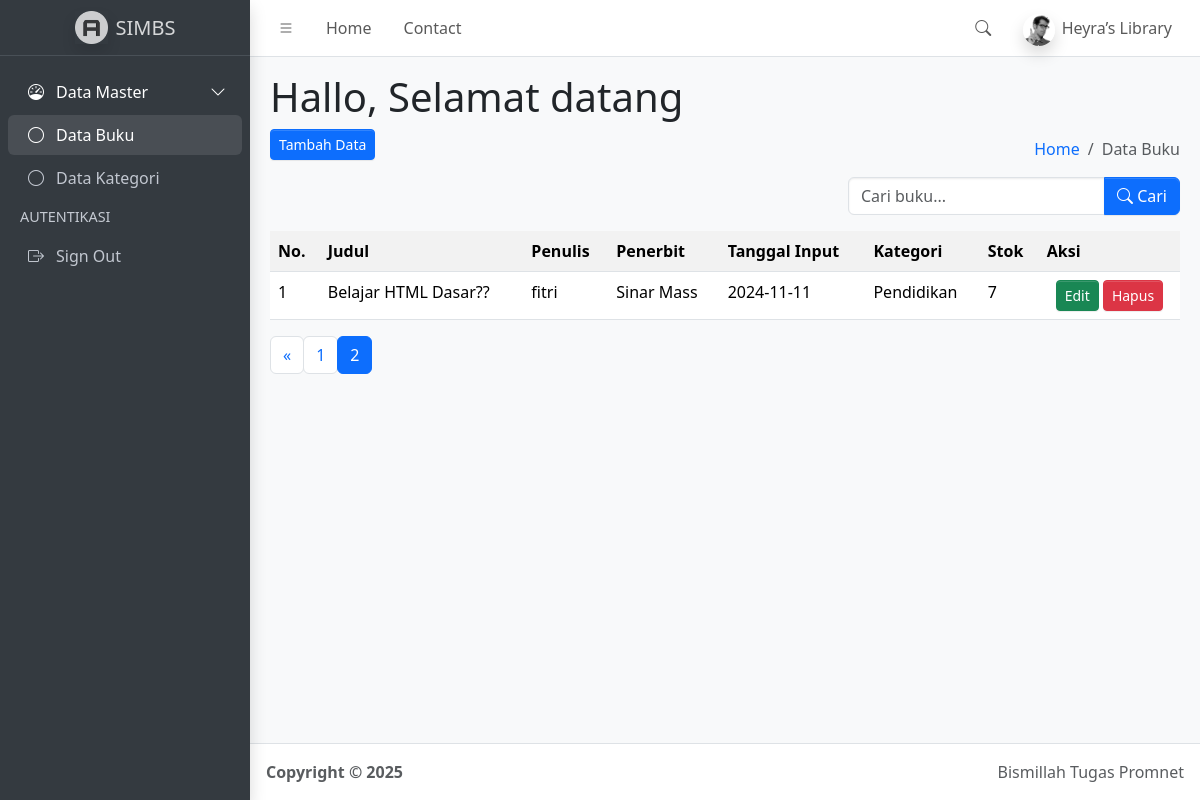
The page /?halaman=2 on the database its author committed.
### tables this page shows
CREATE TABLE `buku` (
  `id_buku` int(11) NOT NULL,
  `judul` varchar(100) NOT NULL,
  `penulis` varchar(100) NOT NULL,
  `penerbit` varchar(100) NOT NULL,
  `tanggal_input` date NOT NULL,
  `id_kategori` int(11) DEFAULT NULL,
  `stok` int(11) NOT NULL DEFAULT 0
);

CREATE TABLE `kategori` (
  `id_kategori` int(11) NOT NULL,
  `kategori` varchar(100) NOT NULL,
  `tanggal_input` date DEFAULT curdate()
);

### function.php (called while the page is built, shortened)
<?php
$conn = mysqli_connect("localhost", "root", "", "simbs");
function query($query)
{
    global $conn;
    $result = mysqli_query($conn, $query);
    $rows = [];
    while ($row = mysqli_fetch_assoc($result)) {
        $rows[] = $row;
    }
    return $rows;
}
?>

### index.php (the view, shortened to what this page needs)
<?php
require("function.php");
$jumlahDataPerHalaman = 3;
$jumlahData = count(query("
    SELECT buku.*, kategori.kategori
    FROM buku
    JOIN kategori ON buku.id_kategori = kategori.id_kategori
"));
$jumlahHalaman = ceil($jumlahData / $jumlahDataPerHalaman);
$halamanAktif = (isset($_GET["halaman"])) ? $_GET["halaman"] : 1;
$awalData = ($jumlahDataPerHalaman * $halamanAktif) - $jumlahDataPerHalaman;
$buku = query("
    SELECT buku.*, kategori.kategori
    FROM buku
    JOIN kategori ON buku.id_kategori = kategori.id_kategori
    ORDER BY buku.tanggal_input DESC
    LIMIT $awalData, $jumlahDataPerHalaman
");
?>
<!doctype html>
<html lang="en">
<head>
  <link rel="stylesheet" href="https://cdn.jsdelivr.net/npm/@fontsource/source-sans-3@5.0.12/index.css"
 media="print"
    onload="this.media='all'" />
  <link rel="stylesheet" href="https://cdn.jsdelivr.net/npm/overlayscrollbars@2.11.0/styles/overlayscrollbars.min.css"
 />
  <link rel="stylesheet" href="https://cdn.jsdelivr.net/npm/bootstrap-icons@1.13.1/font/bootstrap-icons.min.css"
 />
  <link rel="stylesheet" href="dist/css/adminlte.min.css" />
  <link rel="stylesheet" href="https://cdn.jsdelivr.net/npm/apexcharts@3.37.1/dist/apexcharts.css"
 />
  <link rel="stylesheet" href="https://cdn.jsdelivr.net/npm/jsvectormap@1.5.3/dist/css/jsvectormap.min.css"
 />
</head>
<body class="layout-fixed sidebar-expand-lg bg-body-tertiary">
  <div class="app-wrapper">
    <nav class="app-header navbar navbar-expand bg-body">
      <div class="container-fluid">
        <ul class="navbar-nav">
          <li class="nav-item">
            <a class="nav-link" data-lte-toggle="sidebar" href="#" role="button">
              <i class="bi bi-list"></i>
            </a>
          </li>
          <li class="nav-item d-none d-md-block">
            <a href="#" class="nav-link">Home</a>
          </li>
          <li class="nav-item d-none d-md-block">
            <a href="#" class="nav-link">Contact</a>
          </li>
        </ul>
        <ul class="navbar-nav ms-auto">
          <li class="nav-item">
            <a class="nav-link" data-widget="navbar-search" href="#" role="button">
              <i class="bi bi-search"></i>
            </a>
          </li>
          <li class="nav-item dropdown user-menu">
            <a href="#" class="nav-link dropdown-toggle" data-bs-toggle="dropdown">
              <img src="dist/assets/img/user2-160x160.jpg" class="user-image rounded-circle shadow" alt="User Image" />
              <span class="d-none d-md-inline">Heyra’s Library</span>
            </a>
          </li>
        </ul>
      </div>
    </nav>
    <aside class="app-sidebar bg-body-secondary shadow" data-bs-theme="dark">
      <div class="sidebar-brand">
        <a href="index.php" class="brand-link">
          <img src="dist/assets/img/AdminLTELogo.png" alt="AdminLTE Logo" class="brand-image opacity-75 shadow" />
          <span class="brand-text fw-light">SIMBS</span>
        </a>
      </div>
      <div class="sidebar-wrapper">
        <nav class="mt-2">
          <ul class="nav sidebar-menu flex-column" data-lte-toggle="treeview" role="navigation"
            aria-label="Main navigation" data-accordion="false" id="navigation">
            <li class="nav-item menu-open">
              <a href="#" class="nav-link active">
                <i class="nav-icon bi bi-speedometer"></i>
                <p>
                  Data Master
                </p>
              </a>
              <ul class="nav nav-treeview">
                <li class="nav-item">
                  <a href="./index.html" class="nav-link active">
                    <i class="nav-icon bi bi-circle"></i>
                    <p>Data Buku</p>
                  </a>
                </li>
                <li class="nav-item">
                  <a href="index2.php" class="nav-link">
                    <i class="nav-icon bi bi-circle"></i>
                    <p>Data Kategori</p>
                  </a>
                </li>
              </ul>
            </li>
            <li class="nav-header">AUTENTIKASI</li>
            <li class="nav-item">
              <a href="logout.php" class="nav-link">
                <i class="nav-icon bi bi-box-arrow-right"></i>
                <p>Sign Out</p>
              </a>
            </li>
          </ul>
        </nav>
      </div>
    </aside>
    <main class="app-main">
      <div class="app-content-header">
        <div class="container-fluid">
          <div class="row">
              <h1>Hallo, Selamat datang <?php echo $_SESSION ["username"] ?></h1>
              <div class="col-sm-6">
                <a href="tambah_data.php">
                  <button class="btn-sm btn btn-primary">Tambah Data</button>
                </a>
              </div>
              <div class="col-sm-6 d-flex flex-column align-items-end">
                <ol class="breadcrumb">
                  <li class="breadcrumb-item"><a href="#">Home</a></li>
                  <li class="breadcrumb-item active" aria-current="page">Data Buku</li>
                </ol>
                <form class="mt-2" method="POST" action="">
                  <div class="input-group">
                    <input type="text" class="form-control" name="keyword" placeholder="Cari buku..." autocomplete="off">
                    <button class="btn btn-primary" type="submit" name="tombol_search">
                      <i class="bi bi-search"></i> Cari
                    </button>
                  </div>
              </form>
            </div>
          </div>
        </div>
      </div>
      <div class="app-content">
        <div class="container-fluid">
          <div class="row">
            <div class="col">
              <table class="table table-striped table-hover">
                <tr>
                  <th>No.</th>
                  <th>Judul</th>
                  <th>Penulis</th>
                  <th>Penerbit</th>
                  <th>Tanggal Input</th>
                  <th>Kategori</th>
                  <th>Stok</th>
                  <th>Aksi</th>
                </tr>
                <?php $no = 1; ?>
                <?php foreach ($buku as $data): ?>
                  <tr>
                    <td><?php echo $no; ?></td>
                    <td><?php echo $data['judul']; ?></td>
                    <td><?php echo $data['penulis']; ?></td>
                    <td><?php echo $data['penerbit']; ?></td>
                    <td><?php echo $data['tanggal_input']; ?></td>
                    <td><?php echo $data['kategori']; ?></td>
                    <td><?php echo $data['stok']; ?></td>
                    <td class="text-center">
                      <a href="ubah_dataB.php?id=<?= $data['id_buku']; ?>" class="btn btn-success btn-sm">Edit</a>
                      <a href="hapus_dataB.php?id=<?= $data['id_buku']; ?>" class="btn btn-danger btn-sm"
                        onclick="return confirm('Yakin ingin menghapus produk ini?')">Hapus</a>
                    </td>
                  </tr>
                  <?php $no++; ?>
                <?php endforeach; ?>
              </table>
                <nav aria-label="Page navigation example">
                    <ul class="pagination">
                        <?php if ($halamanAktif > 1) : ?>
                            <li class="page-item">
                                <a class="page-link" href="?halaman=<?= $halamanAktif - 1; ?>">&laquo;</a>
                            </li>
                        <?php endif; ?>
                        <?php for ($i = 1; $i <= $jumlahHalaman; $i++) : ?>
                            <?php if ($i == $halamanAktif) : ?>
                                <li class="page-item active">
                                    <a class="page-link" href="?halaman=<?= $i; ?>"><?= $i; ?></a>
                                </li>
                            <?php else : ?>
                                <li class="page-item">
                                    <a class="page-link" href="?halaman=<?= $i; ?>"><?= $i; ?></a>
                                </li>
                            <?php endif; ?>
                        <?php endfor; ?>
                    </ul>
                </nav>
            </div>
          </div>
        </div>
      </div>
    </main>
    <footer class="app-footer">
      <div class="float-end d-none d-sm-inline">Bismillah Tugas Promnet</div>
      <strong>
        Copyright &copy; 2025&nbsp;
      </strong>
    </footer>
  </div>
</body>
</html>

### rows shown on the page
buku: judul "Belajar HTML Dasar??", penulis "fitri", penerbit "Sinar Mass", tanggal_input "2024-11-11", id_kategori.kategori "Pendidikan", stok "7"
